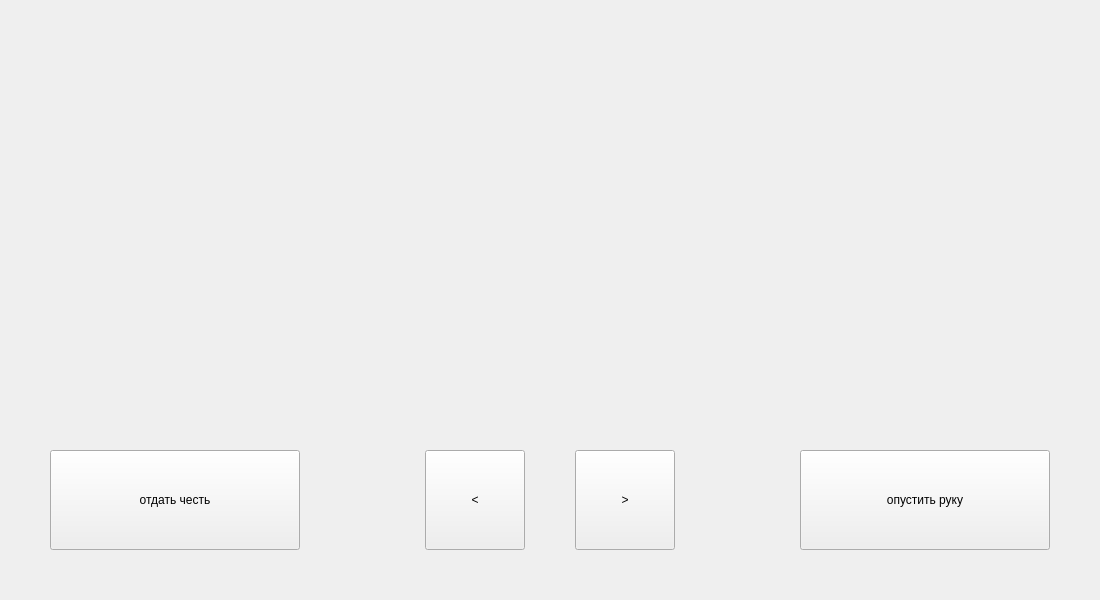
<?xml version="1.0" encoding="UTF-8"?>
<ui version="4.0">
 <class>MainWindow</class>
 <widget class="QMainWindow" name="MainWindow">
  <property name="enabled">
   <bool>true</bool>
  </property>
  <property name="geometry">
   <rect>
    <x>0</x>
    <y>0</y>
    <width>1100</width>
    <height>600</height>
   </rect>
  </property>
  <property name="windowTitle">
   <string>MainWindow</string>
  </property>
  <widget class="QWidget" name="centralwidget">
   <widget class="QPushButton" name="pushButton">
    <property name="geometry">
     <rect>
      <x>425</x>
      <y>450</y>
      <width>100</width>
      <height>100</height>
     </rect>
    </property>
    <property name="text">
     <string>&lt;</string>
    </property>
   </widget>
   <widget class="QPushButton" name="pushButton_2">
    <property name="geometry">
     <rect>
      <x>575</x>
      <y>450</y>
      <width>100</width>
      <height>100</height>
     </rect>
    </property>
    <property name="text">
     <string>&gt;</string>
    </property>
   </widget>
   <widget class="QPushButton" name="pushButton_3">
    <property name="geometry">
     <rect>
      <x>50</x>
      <y>450</y>
      <width>250</width>
      <height>100</height>
     </rect>
    </property>
    <property name="text">
     <string>отдать честь</string>
    </property>
   </widget>
   <widget class="QPushButton" name="pushButton_4">
    <property name="geometry">
     <rect>
      <x>800</x>
      <y>450</y>
      <width>250</width>
      <height>100</height>
     </rect>
    </property>
    <property name="text">
     <string>опустить руку</string>
    </property>
   </widget>
  </widget>
  <widget class="QMenuBar" name="menubar">
   <property name="enabled">
    <bool>true</bool>
   </property>
   <property name="geometry">
    <rect>
     <x>0</x>
     <y>0</y>
     <width>1100</width>
     <height>22</height>
    </rect>
   </property>
  </widget>
 </widget>
 <resources/>
 <connections/>
</ui>
